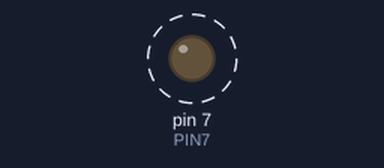
Recording of a sketch running on a simulated Arduino Uno, built with avr-gcc and run on an emulated ATmega328P. Parts: output pins drawn as LEDs (lit = HIGH). Dashed ring = blinking. At 3.4 s the program stops and its outputs stay as they are.

Above: at 1.1 s.
Timing chart, 0 to 4.0 s (numbered marks = the images above):
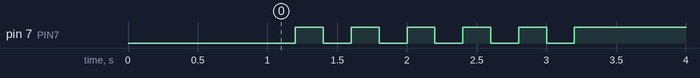

The sketch:

05_practice_2.ino
```cpp
#define PIN7 7
void setup() {
pinMode(PIN7, OUTPUT);
digitalWrite(PIN7, LOW);
delay(1000);
int a;
a = 0;
}
int a;
void loop(){
if (a < 6){
  a = a + 1;
  digitalWrite(PIN7, LOW);
  delay(200);
  digitalWrite(PIN7, HIGH);
  delay(200);
}
else{
  while(1){
    digitalWrite(PIN7, HIGH);
}
}
}
```

Measured:
- by itself, pin 7 (PIN7): alternates HIGH for 0.20 s and LOW for 0.20 s, 11 changes in all, then stays HIGH
